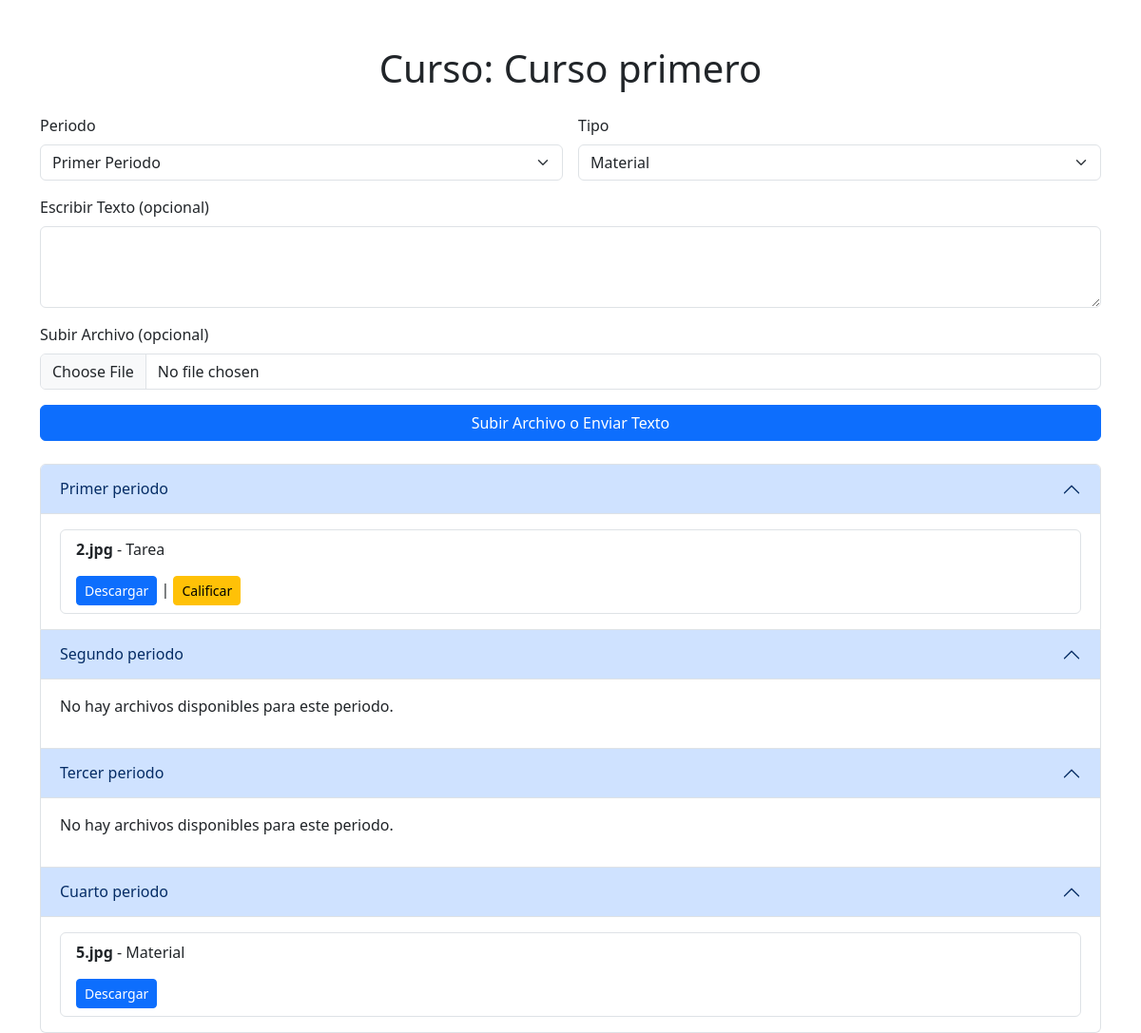
Page /php/prueba.php on the committed database.
### tables this page shows
CREATE TABLE `tareas` (
  `id` int(11) NOT NULL,
  `curso_id` int(11) NOT NULL,
  `periodo` varchar(20) NOT NULL,
  `archivo` varchar(255) NOT NULL,
  `tipo` enum('tarea','material') NOT NULL,
  `estudiante` varchar(100) DEFAULT NULL,
  `correo_estudiante` varchar(255) DEFAULT NULL,
  `calificacion` float DEFAULT NULL,
  `tarea_id` int(11) DEFAULT NULL,
  `tarea_padre_id` int(11) DEFAULT NULL
);

### php/prueba.php (the view, shortened to what this page needs)
<?php
include __DIR__ . '/../../../php/conexion_be.php';
$curso_id = 41;
$titulo = 'Curso primero';
function listarArchivos($periodo) {
    global $conexion, $curso_id;
    $result = $conexion->query("SELECT * FROM tareas WHERE curso_id = $curso_id AND periodo = '$periodo'");
    echo '<div class="list-group">';
    if ($result->num_rows > 0) {
        while ($archivo = $result->fetch_assoc()) {
            $archivo_path = $archivo['archivo'];
            $tipo = ucfirst($archivo['tipo']);
            echo '<div class="list-group-item">';
            echo "<p><strong>" . basename($archivo_path) . "</strong> - $tipo</p>";
            echo "<a href='$archivo_path' class='btn btn-primary btn-sm' download>Descargar</a>";
            if ($archivo['tipo'] == 'tarea') {
                echo " | <a href='../../../php/calificar.php?tarea_id=" . $archivo['id'] . "' class='btn btn-warning btn-sm'>Calificar</a>";
            }
            echo '</div>';
        }
    } else {
        echo '<p>No hay archivos disponibles para este periodo.</p>';
    }
    echo '</div>';
}
?>
<!DOCTYPE html>
<html lang="es">
<head>
    <link rel="stylesheet" href="https://cdn.jsdelivr.net/npm/bootstrap@5.3.0/dist/css/bootstrap.min.css">
</head>
<body>
<div class="container mt-5">
    <h1 class="text-center mb-4">Curso: <?php echo $titulo; ?></h1>
    <form method="POST" enctype="multipart/form-data" class="mb-4">
        <div class="row g-3">
            <div class="col-md-6">
                <label for="periodo" class="form-label">Periodo</label>
                <select name="periodo" id="periodo" class="form-select">
                    <option value="primer_periodo">Primer Periodo</option>
                </select>
            </div>
            <div class="col-md-6">
                <label for="tipo" class="form-label">Tipo</label>
                <select name="tipo" id="tipo" class="form-select">
                    <option value="material">Material</option>
                </select>
            </div>
        </div>
        <div class="mb-3 mt-3">
            <label for="texto" class="form-label">Escribir Texto (opcional)</label>
            <textarea name="texto" id="texto" rows="3" class="form-control"></textarea>
        </div>
        <div class="mb-3">
            <label for="archivo" class="form-label">Subir Archivo (opcional)</label>
            <input type="file" name="archivo" id="archivo" class="form-control">
        </div>
        <button type="submit" name="subir_archivo" class="btn btn-primary w-100">Subir Archivo o Enviar Texto</button>
    </form>
    <div class="accordion" id="accordionExample">
        <?php
        $periodos = ['primer_periodo', 'segundo_periodo', 'tercer_periodo', 'cuarto_periodo'];
        foreach ($periodos as $periodo) {
            echo '
            <div class="accordion-item">
                <h2 class="accordion-header" id="heading' . $periodo . '">
                    <button class="accordion-button" type="button" data-bs-toggle="collapse" data-bs-target="#collapse' . $periodo . '" aria-expanded="true" aria-controls="collapse' . $periodo . '">
                        ' . ucfirst(str_replace('_', ' ', $periodo)) . '
                    </button>
                </h2>
                <div id="collapse' . $periodo . '" class="accordion-collapse collapse show" aria-labelledby="heading' . $periodo . '" data-bs-parent="#accordionExample">
                    <div class="accordion-body">';
            listarArchivos($periodo);
            echo '  </div>
                </div>
            </div>';
        }
        ?>
    </div>
</div>
</body>
</html>

### rows in the picture
tareas: archivo "2.jpg", tipo "Tarea"
tareas: archivo "5.jpg", tipo "Material"

### other values in the picture
$titulo "Curso primero"
str_replace('_', ' ', $periodo) "Primer periodo"
str_replace('_', ' ', $periodo) "Segundo periodo"
str_replace('_', ' ', $periodo) "Tercer periodo"
str_replace('_', ' ', $periodo) "Cuarto periodo"
